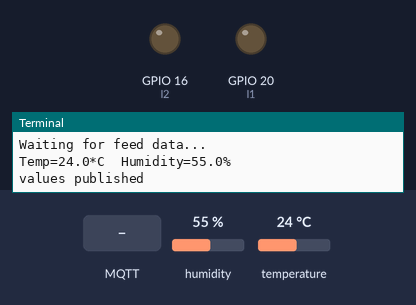
Recording of a program running on a simulated Raspberry Pi (BCM pin numbers). Shown: output pins drawn as LEDs (lit = HIGH), the last lines printed to the terminal. Inputs (shaded band) come from the test bench; at power-on: humidity 55 %, temperature 24 °C. No MQTT or app messages arrive unless stated.

Above: at 1.3 s.
1.4 s: MQTT message "ON" arrives on the first subscribed topic
At 1.9 s:
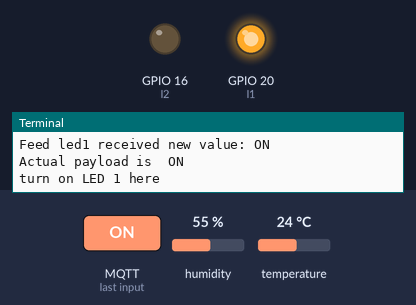
4.4 s: MQTT message "OFF" arrives on the first subscribed topic
At 5.4 s:
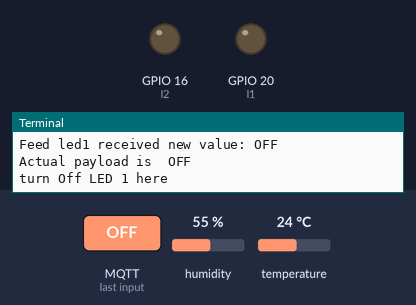
Timing chart, 0 to 7.4 s (numbered marks = the images above; inputs shaded):
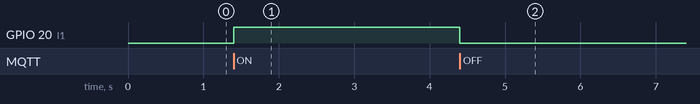

Measured:
- after the input at 1.4 s, GPIO 20 (l1): LOW → HIGH at once
- after the input at 4.4 s, GPIO 20 (l1): HIGH → LOW at once

The program:

adafruit_dht11.py
```python
# Import standard python modules.
import sys
import time
import random
# This example uses the MQTTClient instead of the REST client
from Adafruit_IO import MQTTClient
import Adafruit_DHT
import RPi.GPIO as GPIO
pin = 21

# Set to your Adafruit IO key.
# Remember, your key is a secret,
# so make sure not to publish it when you publish this code!
ADAFRUIT_IO_KEY = 'aio_isYZ61L05ONok0ht1pQ4cSvJmP5s'

# Set to your Adafruit IO username.
# (go to https://accounts.adafruit.com to find your username)
ADAFRUIT_IO_USERNAME = 'amit24'

# Set to the ID of the feed to subscribe to for updates.
FEED_ID = 'led'
l1 = 20
l2 = 16
GPIO.setmode(GPIO.BCM)
GPIO.setup(l1,GPIO.OUT)
GPIO.setup(l2,GPIO.OUT)
sensor = Adafruit_DHT.DHT11

# called when we're connected to adafruit mqtt server
def connected(client):
    """Connected function will be called when the client is connected to
    Adafruit IO.This is a good place to subscribe to feed changes.  The client
    parameter passed to this function is the Adafruit IO MQTT client so you
    can make calls against it easily.
    """
    # Subscribe to changes on a feed named Counter.
    print('Subscribing to Feed {0}'.format(FEED_ID))
    client.subscribe("led1")
    client.subscribe("led2")
    print('Waiting for feed data...')

#this function will be automatically called, if we're disconnected from adafruit mqtt server
def disconnected(client):
    """Disconnected function will be called when the client disconnects."""
    sys.exit(1)

# this function will be called whenever there is a new data to the feeds to which we've subscribed
def message(client, feed_id, payload):
    """Message function will be called when a subscribed feed has a new value.
    The feed_id parameter identifies the feed, and the payload parameter has
    the new value.
    """
    print('Feed {0} received new value: {1}'.format(feed_id, payload))
    print("Actual payload is ",payload)
    if feed_id == 'led1':
        if payload == 'ON':
            print("turn on LED 1 here")
            GPIO.output(l1,True)
        if payload == 'OFF':
            print("turn Off LED 1 here")
            GPIO.output(l1,False)

    if feed_id == 'led2':
        if payload == 'ON':
            print("turn on LED 2 here")
            GPIO.output(l2,True)
        if payload == 'OFF':
            print("turn Off LED 2 here")
            GPIO.output(l2,False)


# Create an MQTT client instance.
client = MQTTClient(ADAFRUIT_IO_USERNAME, ADAFRUIT_IO_KEY)

# Setup the callback functions defined above.
client.on_connect = connected
client.on_disconnect = disconnected
client.on_message = message

# Connect to the Adafruit IO server.
client.connect()

# The first option is to run a thread in the background so you can continue
# doing things in your program, to do so use below line
client.loop_background()


# Alternatively, you can simply block your program for waiting for incoming stream of
# data from subscription and the message function will take care of stuffs
#client.loop_blocking()

while True:
    humidity, temperature = Adafruit_DHT.read_retry(sensor, pin)
    if humidity is not None and temperature is not None:
        print('Temp={0}*C  Humidity={1}%'.format(temperature, humidity))
        client.publish('temp',temperature)
        client.publish('hum',humidity)
        print("values published")
        time.sleep(60)
    else:
        print('Failed to get reading. Try again!')
```
